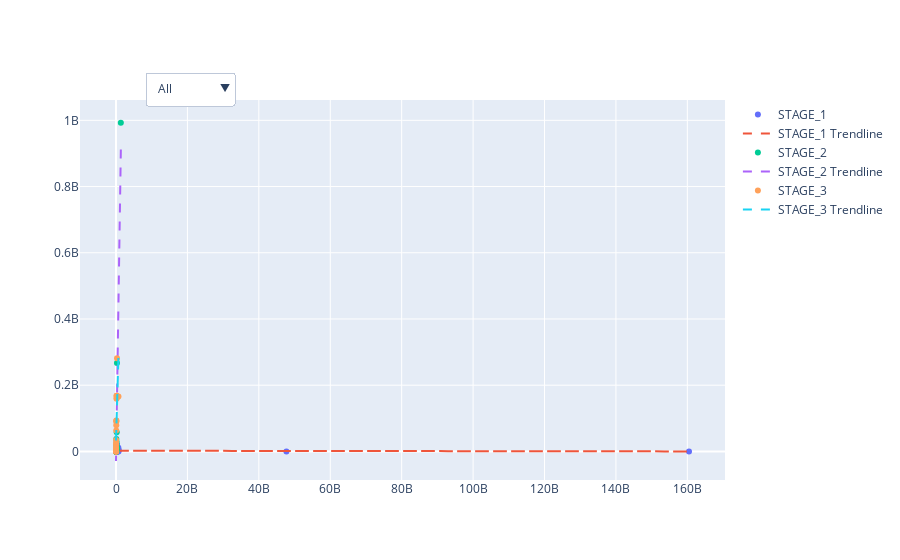

Write notebook code for a chart like this one.
### Code cell
import pandas as pd
import numpy as np
import plotly.graph_objects as go
import scipy.stats as stats

# Assuming pivot_table_df is your DataFrame

stages = sorted(pivot_table_df['Stage'].unique())
print(stages)

# Create a trace for each stage
traces = []
for stage in stages:
    stage_df = pivot_table_df[pivot_table_df['Stage'] == stage]
    trace = go.Scatter(
        x=stage_df["Current Exposure"],
        y=stage_df["ECL final after all edit"],
        mode='markers',
        hoverinfo='text',
        hovertext=[f'EAD Amount: {ead:,.0f} | ECL: {imp:,.0f} | ECL Coverage: {cov * 100:.0f}% | CUST: {acc_id}'
                   for ead, imp, cov, acc_id in zip(stage_df["Current Exposure"],
                                               stage_df["ECL final after all edit"],
                                               stage_df["ECL Coverage Ratio "],
                                               stage_df["Customer Name"])],
        name=stage,  # Set the trace name to the stage
        visible=True  # Initially show all traces
    )
    traces.append(trace)

    # Calculate linear regression
    x = stage_df["Current Exposure"]
    y = stage_df["ECL final after all edit"]
    if len(x) > 1:  # only calculate trendline if there is more than 1 point.
        slope, intercept, r_value, p_value, std_err = stats.linregress(x, y)
        correlation = r_value
        regression_equation = f"y = {slope:.2f}x + {intercept:.2f}"
        correlation_text = f"Correlation: {correlation:.2f}"

        # Add trendline trace
        trendline = go.Scatter(
            x=x,
            y=slope * x + intercept,
            mode='lines',
            name=f'{stage} Trendline',
            line=dict(dash='dash'),
            visible=True
        )
        traces.append(trendline)

        # Add annotation for correlation and regression
        annotation = dict(
            x=0.5,  # Center horizontally
            y=1.15,  # Position at the top
            xref='paper',
            yref='paper',
            showarrow=False,
            text=f'{regression_equation}<br>{correlation_text}',
            font=dict(size=12),
            align='center'
        )
    else:
        annotation = dict(
            x=0.5,  # Center horizontally
            y=1.15,  # Position at the top
            xref='paper',
            yref='paper',
            showarrow=False,
            text=f'Not enough points to calculate regression.',
            font=dict(size=12),
            align='center'
        )

    if 'annotations' not in figv.layout:
        figv = go.Figure(data=traces)
        figv.update_layout(annotations=[annotation])
    else:
        figv.layout.annotations = [annotation]

figv = go.Figure(data=traces)

# Create the dropdown menu
buttons = [dict(label="All", method="update", args=[{"visible": [True if i % 2 == 0 else False for i in range(len(stages * 2))]}])]  # Show only markers for "All"

for i, stage in enumerate(stages):
    visibility = [False] * len(stages * 2)
    visibility[i * 2] = True # show the dots
    visibility[i * 2 +1] = True # show the trendlines
    buttons.append(dict(label=stage, method="update", args=[{"visible": visibility}]))

figv.update_layout(
    updatemenus=[
        dict(
            buttons=buttons,
            direction="down",
            pad={"r": 10, "t": 10},
            showactive=True,
            x=0.1,
            xanchor="left",
            y=1.1,
            yanchor="top"
        ),
    ]
)
figv.write_html("EALB (ECL Provision vs. EAD Amount) by CUST ID SA.html")
figv.show()

### Figure 1 — Plotly figure (JSON) as saved in the notebook; plotly's stock layout.template omitted (floating-point values rounded to 4 significant figures; data arrays with more than 128 entries replaced by an {"elided": "..."} marker saying what was removed)
{"data": [{"hoverinfo": "text", "hovertext": {"elided": "250 str values"}, "mode": "markers", "name": "STAGE_1", "type": "scatter", "visible": true, "x": {"elided": "250 float values"}, "y": {"elided": "250 float values"}}, {"line": {"dash": "dash"}, "mode": "lines", "name": "STAGE_1 Trendline", "type": "scatter", "visible": true, "x": {"elided": "250 float values"}, "y": {"elided": "250 float values"}}, {"hoverinfo": "text", "hovertext": ["EAD Amount: 1,355,554,984 | ECL: 992,700,884 | ECL Coverage: 73% | CUST: ['ايفر جرو للأسمدة المتخصصه']", "EAD Amount: 166,690,879 | ECL: 19,735,686 | ECL Coverage: 12% | CUST: ['يو اى فاينانس ش.م.م']", "EAD Amount: 80,211,222 | ECL: 2,823,384 | ECL Coverage: 4% | CUST: ['تمويل فاينانس']", "EAD Amount: 150,634,749 | ECL: 14,338,101 | ECL Coverage: 10% | CUST: ['رواج للتمويل الاستهلاكي']", "EAD Amount: 266,748,542 | ECL: 266,748,542 | ECL Coverage: 100% | CUST: ['شركة الابحاث العلمية والتعليم والتطوير']", "EAD Amount: 32 | ECL: 13 | ECL Coverage: 39% | CUST: ['وشركة الصافي للاستيراد والتصدير والتوكيلات التجارية']", "EAD Amount: 13,846 | ECL: 7,647 | ECL Coverage: 55% | CUST: ['فوسابالم للاستثمار العقاري']", "EAD Amount: 315,063,622 | ECL: 9,740,542 | ECL Coverage: 3% | CUST: ['ش التجاره العالميه داندى ميجامولمجمع ال']", "EAD Amount: 195,737,161 | ECL: 58,249,765 | ECL Coverage: 30% | CUST: ['شركه نويبا شارم للمشروعات السياحيه']", "EAD Amount: 94,898,750 | ECL: 37,435,955 | ECL Coverage: 39% | CUST: ['ش لاند مارك للاستثمار العقارى والسياحى']", "EAD Amount: 6,560,281 | ECL: 287,052 | ECL Coverage: 4% | CUST: ['شركة تيمكون لمقاولات الانشاءات المعمارية']", "EAD Amount: 50,770,320 | ECL: 4,240,805 | ECL Coverage: 8% | CUST: ['أر أي زد جروب للتجارة']", "EAD Amount: 14,231,039 | ECL: 971,787 | ECL Coverage: 7% | CUST: ['بورسعيد للتصنيع الغذائى ( رياده )']", "EAD Amount: 94,729,769 | ECL: 8,706,961 | ECL Coverage: 9% | CUST: ['شركة قسطلي للتمويل العقاري والاستهلاكي']", "EAD Amount: 29 | ECL: 16 | ECL Coverage: 55% | CUST: ['جمعيه شير فى الخير']", "EAD Amount: 48,618,652 | ECL: 95,351 | ECL Coverage: 0% | CUST: ['شركة الترا للمنتجات الطبية(التراميد)']", "EAD Amount: 2 | ECL: 1 | ECL Coverage: 39% | CUST: ['شركه ايديال كونكريت و شركه يثرب للمستودعات وتخزين البضائع']", "EAD Amount: 53 | ECL: 29 | ECL Coverage: 55% | CUST: ['صيدليه د هشام عباس محمود اباظه']", "EAD Amount: 32 | ECL: 18 | ECL Coverage: 55% | CUST: ['مشروع كنوز الخير لمستفيدي برنامج فرصة-جمعية كنوز البردويل']", "EAD Amount: 66 | ECL: 36 | ECL Coverage: 55% | CUST: ['صيدلية /محمد رمضان الشبراوي محمد']", "EAD Amount: 3,130 | ECL: 1,729 | ECL Coverage: 55% | CUST: ['احمد على مهدى على ابوطالب -التعمير للمحاجر']", "EAD Amount: 1,085 | ECL: 604 | ECL Coverage: 56% | CUST: ['دجلة للاستثمار العقارى']", "EAD Amount: 393 | ECL: 219 | ECL Coverage: 56% | CUST: ['دجلة مكس للمنتجات الخرسانية']", "EAD Amount: 560 | ECL: 311 | ECL Coverage: 56% | CUST: ['شركة الجيزة العامة للمقاولات']", "EAD Amount: 68,847,576 | ECL: 6,957,254 | ECL Coverage: 10% | CUST: ['شركة درة الفيروزالعقارية وشركة أل عتريس مصر']", "EAD Amount: 21 | ECL: 12 | ECL Coverage: 55% | CUST: ['شركه الامل للتعمير']", "EAD Amount: 148,778,640 | ECL: 0 | ECL Coverage: 0% | CUST: ['الشركه الاهليه العقاريه للاستثمارات']", "EAD Amount: 45 | ECL: 25 | ECL Coverage: 56% | CUST: ['المؤسسة الثلاثية للتنمية العقارية']", "EAD Amount: 178,107,297 | ECL: 28,443,754 | ECL Coverage: 16% | CUST: ['شركة ارضك للتنمية والاستثمار العقاري ش م م']", "EAD Amount: 7,489,354 | ECL: 575,777 | ECL Coverage: 8% | CUST: ['ش بيت الخبرة الاستشاري ميشن للاستثمار و التنمية']", "EAD Amount: 62 | ECL: 34 | ECL Coverage: 55% | CUST: ['ش ايه كي ايه للتجاره والتوريدات لصاحبها(ايمن محمد السيد اكاه)']", "EAD Amount: 200,029,653 | ECL: 5,697,066 | ECL Coverage: 3% | CUST: ['شركة سيوة للتوريدات والمقاولات المتكاملة واعمال المحاجر']", "EAD Amount: 2 | ECL: 1 | ECL Coverage: 55% | CUST: ['شركة محمد مصطفى السيد - مؤسسة ابو الليف']", "EAD Amount: 81,199,801 | ECL: 3,946,555 | ECL Coverage: 5% | CUST: ['الشركة المصرية للحديد الآسفنجي و الصلب ش م م']", "EAD Amount: 78,137,701 | ECL: 4,004,009 | ECL Coverage: 5% | CUST: ['شركة المصانع الدولية لدرفله الصلب']", "EAD Amount: 53,611,309 | ECL: 1,301,694 | ECL Coverage: 2% | CUST: ['المصريه الامريكيه لدرفله الصلب']", "EAD Amount: 2 | ECL: 1 | ECL Coverage: 55% | CUST: ['شركه احمد يوسف عوض محمود']"], "mode": "markers", "name": "STAGE_2", "type": "scatter", "visible": true, "x": [1356000000.0, 166700000.0, 80210000.0, 150600000.0, 266700000.0, 32.12, 13850.0, 315100000.0, 195700000.0, 94900000.0, 6560000.0, 50770000.0, 14230000.0, 94730000.0, 28.67, 48620000.0, 2.46, 52.73, 32.2, 65.76, 3130.0, 1085.0, 393.0, 560.0, 68850000.0, 21.33, 148800000.0, 45.0, 178100000.0, 7489000.0, 61.53, 200000000.0, 1.69, 81200000.0, 78140000.0, 53610000.0, 2.33], "y": [992700000.0, 19740000.0, 2823000.0, 14340000.0, 266700000.0, 12.5, 7647.0, 9741000.0, 58250000.0, 37440000.0, 287100.0, 4241000.0, 971800.0, 8707000.0, 15.83, 95350.0, 0.9574, 29.12, 17.78, 36.32, 1729.0, 603.5, 218.6, 311.5, 6957000.0, 11.78, 0.0, 25.03, 28440000.0, 575800.0, 33.98, 5697000.0, 0.9333, 3947000.0, 4004000.0, 1302000.0, 1.287]}, {"line": {"dash": "dash"}, "mode": "lines", "name": "STAGE_2 Trendline", "type": "scatter", "visible": true, "x": [1356000000.0, 166700000.0, 80210000.0, 150600000.0, 266700000.0, 32.12, 13850.0, 315100000.0, 195700000.0, 94900000.0, 6560000.0, 50770000.0, 14230000.0, 94730000.0, 28.67, 48620000.0, 2.46, 52.73, 32.2, 65.76, 3130.0, 1085.0, 393.0, 560.0, 68850000.0, 21.33, 148800000.0, 45.0, 178100000.0, 7489000.0, 61.53, 200000000.0, 1.69, 81200000.0, 78140000.0, 53610000.0, 2.33], "y": [911700000.0, 86740000.0, 26730000.0, 75600000.0, 156200000.0, -28930000.0, -28920000.0, 189700000.0, 106900000.0, 36920000.0, -24380000.0, 6301000.0, -19050000.0, 36800000.0, -28930000.0, 4808000.0, -28930000.0, -28930000.0, -28930000.0, -28930000.0, -28930000.0, -28930000.0, -28930000.0, -28930000.0, 18840000.0, -28930000.0, 74310000.0, -28930000.0, 94660000.0, -23730000.0, -28930000.0, 109900000.0, -28930000.0, 27420000.0, 25290000.0, 8272000.0, -28930000.0]}, {"hoverinfo": "text", "hovertext": ["EAD Amount: 6,983,874 | ECL: 6,983,874 | ECL Coverage: 100% | CUST: ['احمد محمد امام ( مجموعة العمارة اليوم استشارات هندسية'\n 'برنامج الأصول الثابتة - شركة إيجابي' 'تطوير قرية اصالة'\n 'فروق ضرائب سابقة'\n 'مستحق للبنك اسهم المهندسون المصريون      ( عاطف سلام )']", "EAD Amount: 9,501,154 | ECL: 9,501,154 | ECL Coverage: 100% | CUST: ['شركه سيف للتنميه العقاريه و التجاره']", "EAD Amount: 230 | ECL: 230 | ECL Coverage: 100% | CUST: ['شركة احمد سمير توفيق محمد']", "EAD Amount: 34,590,581 | ECL: 34,590,581 | ECL Coverage: 100% | CUST: ['العربي لعبوات البلاستيك السيد العربي محمد السيد وشركاه']", "EAD Amount: 1,500,881 | ECL: 1,500,881 | ECL Coverage: 100% | CUST: ['شركة العلا ( صلاح نافع وشركاه ) بروتوكول تعاون  المجموعة المالية هيرميس']", "EAD Amount: 168,499,660 | ECL: 168,499,660 | ECL Coverage: 100% | CUST: ['قويسنا لمستلزمات الانتاج الزراعى']", "EAD Amount: 168,083,356 | ECL: 168,083,356 | ECL Coverage: 100% | CUST: ['قويسنا للتنمية الزراعية (ش.م,م)']", "EAD Amount: 89,376,044 | ECL: 89,376,044 | ECL Coverage: 100% | CUST: ['شركة السلام لتجارة الاسمده الكيماوية']", "EAD Amount: 93,694,239 | ECL: 93,694,239 | ECL Coverage: 100% | CUST: ['شركة السلام لتجارة توزيع الاسمدة الكيماوية']", "EAD Amount: 92,421,600 | ECL: 92,421,600 | ECL Coverage: 100% | CUST: ['الحياة لمستلزمات الانتاج الزراعى واستصلاح الاراضى ش م م']", "EAD Amount: 63,201,450 | ECL: 63,201,450 | ECL Coverage: 100% | CUST: ['الحياه لصناعه الاسمدة الكيماويه']", "EAD Amount: 77,599,463 | ECL: 0 | ECL Coverage: 0% | CUST: ['شركه ساحل جنوب سيناء للا ستثمار والتنميه']", "EAD Amount: 931,496 | ECL: 0 | ECL Coverage: 0% | CUST: ['مجدالدين محمدمحمدفندق الالفى السياحى']", "EAD Amount: 54 | ECL: 54 | ECL Coverage: 100% | CUST: ['ش0بور ميريت للتنميه السياحيه']", "EAD Amount: 489,297 | ECL: 489,297 | ECL Coverage: 100% | CUST: ['الاتحاد العربى للاستثمار العقارى']", "EAD Amount: 161,528,799 | ECL: 161,528,799 | ECL Coverage: 100% | CUST: ['شركة البحيرة للاسمدة والكيماويات']", "EAD Amount: 78,698,484 | ECL: 78,698,484 | ECL Coverage: 100% | CUST: ['جمعيه رجال الاعمال بأسيوط(م.ت-المنشات الصغيره)']", "EAD Amount: 25,427,847 | ECL: 25,427,847 | ECL Coverage: 100% | CUST: ['الماسيه للانشاء والتعمير']", "EAD Amount: 34,689,310 | ECL: 21,982,494 | ECL Coverage: 63% | CUST: ['شركة مكسيم للخرسانة الجاهزة ومواد البناء ش م م']", "EAD Amount: 691,705,180 | ECL: 165,943,515 | ECL Coverage: 24% | CUST: ['شركهجراند بيتش للتنميهالسياحيه والعقاريه']", "EAD Amount: 159,260,235 | ECL: 159,260,235 | ECL Coverage: 100% | CUST: ['شركه التحرير العقارية']", "EAD Amount: 12 | ECL: 0 | ECL Coverage: 0% | CUST: ['شركه نويفا ميريت للتنميه السياحيه']", "EAD Amount: 281,355,385 | ECL: 281,355,385 | ECL Coverage: 100% | CUST: ['الشركة الاهلية للتنمية الزراعية']", "EAD Amount: 12,383,213 | ECL: 12,383,213 | ECL Coverage: 100% | CUST: ['الاخوه العرب للاسمده والمستلزمات الزراعيه']"], "mode": "markers", "name": "STAGE_3", "type": "scatter", "visible": true, "x": [6984000.0, 9501000.0, 230.1, 34590000.0, 1501000.0, 168500000.0, 168100000.0, 89380000.0, 93690000.0, 92420000.0, 63200000.0, 77600000.0, 931500.0, 54.26, 489300.0, 161500000.0, 78700000.0, 25430000.0, 34690000.0, 691700000.0, 159300000.0, 11.59, 281400000.0, 12380000.0], "y": [6984000.0, 9501000.0, 230.1, 34590000.0, 1501000.0, 168500000.0, 168100000.0, 89380000.0, 93690000.0, 92420000.0, 63200000.0, 0.0, 0.0, 54.26, 489300.0, 161500000.0, 78700000.0, 25430000.0, 21980000.0, 165900000.0, 159300000.0, 0.0, 281400000.0, 12380000.0]}, {"line": {"dash": "dash"}, "mode": "lines", "name": "STAGE_3 Trendline", "type": "scatter", "visible": true, "x": [6984000.0, 9501000.0, 230.1, 34590000.0, 1501000.0, 168500000.0, 168100000.0, 89380000.0, 93690000.0, 92420000.0, 63200000.0, 77600000.0, 931500.0, 54.26, 489300.0, 161500000.0, 78700000.0, 25430000.0, 34690000.0, 691700000.0, 159300000.0, 11.59, 281400000.0, 12380000.0], "y": [35590000.0, 36530000.0, 32970000.0, 45930000.0, 33530000.0, 96090000.0, 95940000.0, 66450000.0, 68070000.0, 67590000.0, 56650000.0, 62040000.0, 33320000.0, 32970000.0, 33160000.0, 93480000.0, 62450000.0, 42500000.0, 45970000.0, 292100000.0, 92630000.0, 32970000.0, 138400000.0, 37610000.0]}], "layout": {"updatemenus": [{"buttons": [{"args": [{"visible": [true, false, true, false, true, false]}], "label": "All", "method": "update"}, {"args": [{"visible": [true, true, false, false, false, false]}], "label": "STAGE_1", "method": "update"}, {"args": [{"visible": [false, false, true, true, false, false]}], "label": "STAGE_2", "method": "update"}, {"args": [{"visible": [false, false, false, false, true, true]}], "label": "STAGE_3", "method": "update"}], "direction": "down", "pad": {"r": 10, "t": 10}, "showactive": true, "x": 0.1, "xanchor": "left", "y": 1.1, "yanchor": "top"}]}}
